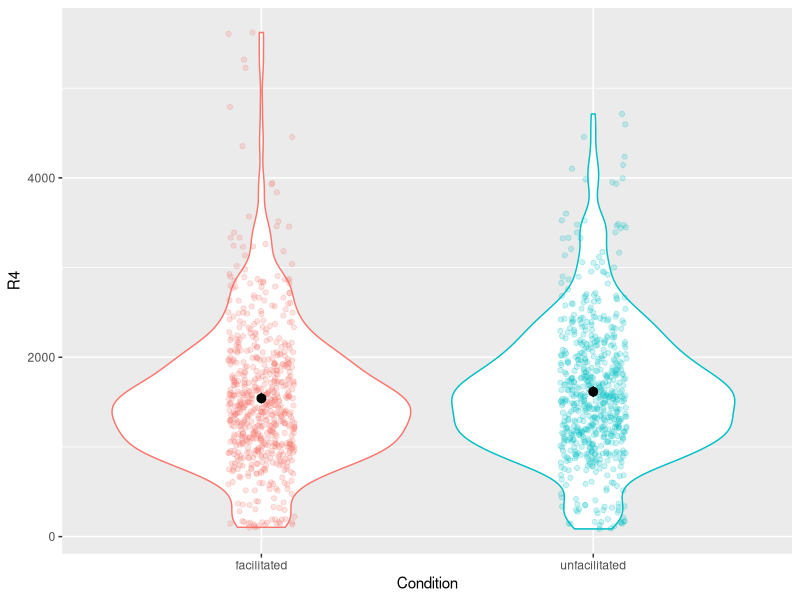

The R source for this figure: (Note: this script raises an error after producing the figure.)
library(ggplot2)
library(readr)
library(dplyr)
library(lme4)
library(emmeans)
library(Hmisc)

# Region 4 ####
# Region 4 is the critical region (the question)
# Read in first pass data
data <- read_csv("FPs.csv")

# participant 36 is actually the second half of 35 so rename that
data[data$Participant == 36,]$Participant <- 35

# condition labels, 1 = prediction facilitated, 2 = prediction unfacilitated 
data$Condition <- recode(data$Condition, "1" = "facilitated", "2" = "unfacilitated")

data$Condition <- as.factor(data$Condition)

# Throw away zeroes
data <- data %>% filter(R4 != 0)

# Visualise
data %>% 
  ggplot(aes(x = Condition, y = R4, colour = Condition)) +
  geom_violin() +
  geom_jitter(alpha = .2, width = .1) +
  stat_summary(fun.data = "mean_cl_boot", colour = "black") +
  guides(colour = FALSE)

data %>% 
  group_by(Condition) %>%
  summarise(mean(R4), sd(R4))

model <- brm(R4 ~ Condition + (1 | Participant) + (1 + Condition | Item), data = data)
summary(model)
